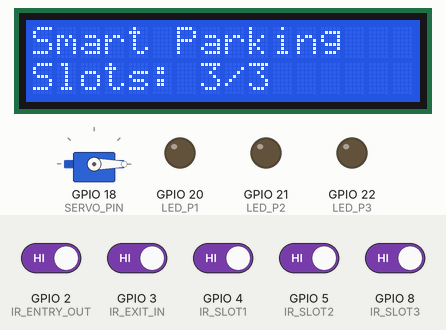
Recording of a sketch running on a simulated ESP32. Parts: servo, 16×2 character LCD, output pins drawn as LEDs (lit = HIGH). The inputs (shaded band) are chosen by the test bench; at power-on: GPIO 2 (IR_ENTRY_OUT), GPIO 3 (IR_EXIT_IN), GPIO 4 (IR_SLOT1), GPIO 5 (IR_SLOT2), GPIO 8 (IR_SLOT3) HIGH. WiFi joins after 1.5 s; servers stay silent unless stated; the local clock reads 2024-03-15 10:24:30 at power-on unless the sketch sets it; the Firebase database answers and starts empty; what the sketch prints to the serial monitor is not drawn.

Above: at 3.2 s.
3.3 s: GPIO 4 (IR_SLOT1) driven LOW
At 4.5 s:
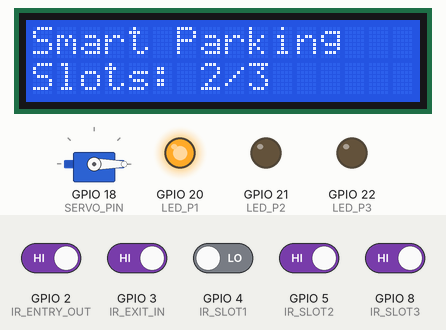
4.8 s: GPIO 5 (IR_SLOT2) driven LOW
At 6.0 s:
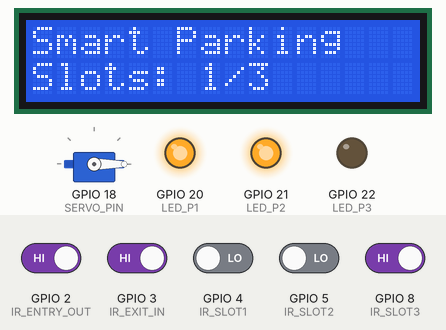
6.3 s: GPIO 8 (IR_SLOT3) driven LOW
At 6.7 s:
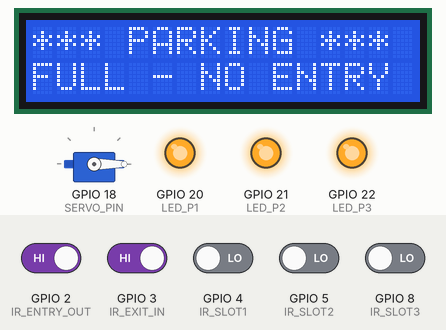
7.8 s: GPIO 3 (IR_EXIT_IN) driven LOW
At 8.5 s:
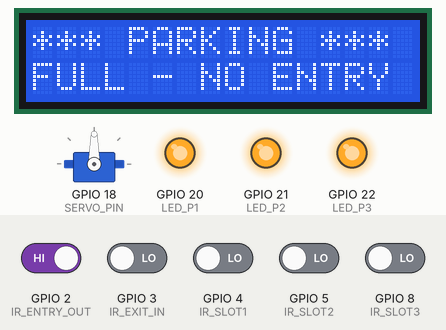
11.8 s: GPIO 4 (IR_SLOT1) driven HIGH
At 15.2 s:
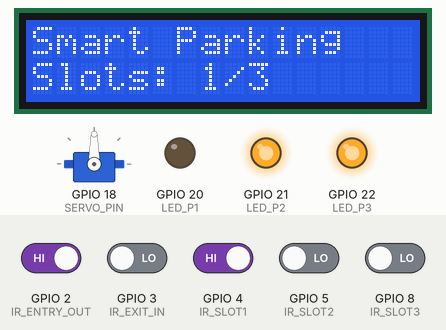
15.5 s: GPIO 5 (IR_SLOT2) driven HIGH
At 18.2 s:
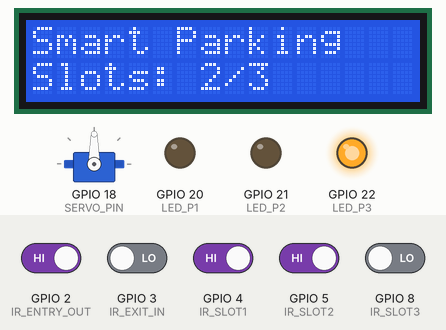
Timing chart, 0 to 24.6 s (numbered marks = the images above; inputs shaded):
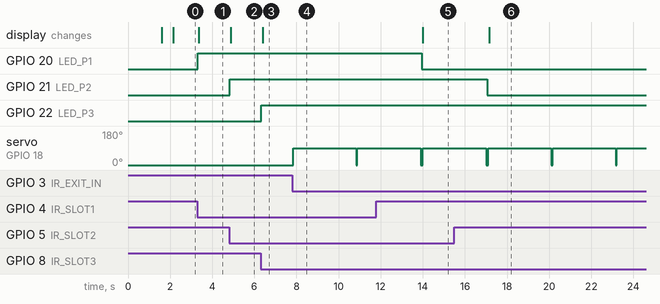

The sketch:

smart_parking.ino
```cpp
#include <Arduino.h>
#include <WiFi.h>
#include <Firebase_ESP_Client.h>
#include <Wire.h>
#include <LiquidCrystal_I2C.h>
#include <ESP32Servo.h>
#include "time.h"

// =======================================================
// 1️⃣ Network and Firebase settings
// =======================================================
#define WIFI_SSID "YOUR_WIFI_NAME"
#define WIFI_PASSWORD "YOUR_WIFI_PASSWORD"
#define FIREBASE_HOST "YOUR_FIREBASE_DATABASE_URL"
#define FIREBASE_AUTH "YOUR_FIREBASE_AUTH_TOKEN"

// time
const char* ntpServer = "pool.ntp.org";
const long  gmtOffset_sec = 10800;
const int   daylightOffset_sec = 0;

// =======================================================
// 2️⃣ Definition of legs
// =======================================================
#define IR_ENTRY_OUT 2
#define IR_EXIT_IN   3
#define IR_SLOT1     4
#define IR_SLOT2     5
#define IR_SLOT3     8
#define SERVO_PIN    18

// LED parking legs
#define LED_P1 20
#define LED_P2 21
#define LED_P3 22

// =======================================================
// 3️⃣ Variables shared between the two kernels
// =======================================================
volatile bool s1_val = false;
volatile bool s2_val = false;
volatile bool s3_val = false;

volatile bool maint_s1 = false;
volatile bool maint_s2 = false;
volatile bool maint_s3 = false;

volatile bool gate_cmd_received = false;

// =======================================================
// 4️⃣ System objects
// =======================================================
FirebaseData fbdo;
FirebaseAuth auth;
FirebaseConfig config;

LiquidCrystal_I2C lcd(0x27, 16, 2);
Servo barrierServo;

const int totalSlots = 3;

TaskHandle_t NetworkTask;

// =======================================================
// Helpful functions
// =======================================================
void performGateAction();
void updateLCD(int count);
void NetworkLoop(void * pvParameters);
void logEvent(int slot, String action);

// =======================================================
// 5️⃣ preparation
// =======================================================
void setup() {
  Serial.begin(115200);

  pinMode(IR_ENTRY_OUT, INPUT);
  pinMode(IR_EXIT_IN,   INPUT);
  pinMode(IR_SLOT1,     INPUT);
  pinMode(IR_SLOT2,     INPUT);
  pinMode(IR_SLOT3,     INPUT);

  pinMode(LED_P1, OUTPUT);
  pinMode(LED_P2, OUTPUT);
  pinMode(LED_P3, OUTPUT);
  digitalWrite(LED_P1, LOW);
  digitalWrite(LED_P2, LOW);
  digitalWrite(LED_P3, LOW);

  barrierServo.attach(SERVO_PIN);
  barrierServo.write(0);

  Wire.begin(6, 7);
  lcd.init();
  lcd.backlight();
  lcd.setCursor(0, 0);
  lcd.print("System Starting");

  WiFi.begin(WIFI_SSID, WIFI_PASSWORD);
  while (WiFi.status() != WL_CONNECTED) {
    delay(300); Serial.print(".");
  }
  lcd.clear(); lcd.print("WiFi Connected");

  configTime(gmtOffset_sec, daylightOffset_sec, ntpServer);

  config.database_url = FIREBASE_HOST;
  config.signer.tokens.legacy_token = FIREBASE_AUTH;

  Firebase.reconnectWiFi(true);
  fbdo.setResponseSize(2048);
  Firebase.begin(&config, &auth);

  xTaskCreatePinnedToCore(NetworkLoop, "NetTask", 10000, NULL, 1, &NetworkTask, 0);

  delay(500);
  lcd.clear();
}

// =======================================================
// 🏎️ 6️⃣ loop — Sensors + Gate + Screen + LEDs
// =======================================================
void loop() {
  bool t1 = !digitalRead(IR_SLOT1);
  bool t2 = !digitalRead(IR_SLOT2);
  bool t3 = !digitalRead(IR_SLOT3);

  s1_val = t1;
  s2_val = t2;
  s3_val = t3;

  bool busy1 = (t1 || maint_s1);
  bool busy2 = (t2 || maint_s2);
  bool busy3 = (t3 || maint_s3);

  digitalWrite(LED_P1, busy1 ? HIGH : LOW);
  digitalWrite(LED_P2, busy2 ? HIGH : LOW);
  digitalWrite(LED_P3, busy3 ? HIGH : LOW);

  int occupied = 0;
  if (busy1) occupied++;
  if (busy2) occupied++;
  if (busy3) occupied++;

  int available = totalSlots - occupied;
  if (available < 0) available = 0;

  updateLCD(available);

  if ((digitalRead(IR_ENTRY_OUT) == LOW && available > 0) ||
      (digitalRead(IR_EXIT_IN) == LOW) ||
      gate_cmd_received)
  {
    performGateAction();
    gate_cmd_received = false;
  }

  delay(50);
}

// =======================================================
// 🐢 7️⃣ NetworkLoop — Firebase + Maintenance + Logs
// =======================================================
void NetworkLoop(void * pvParameters) {
  unsigned long lastUpload = 0;

  bool prev_s1 = false;
  bool prev_s2 = false;
  bool prev_s3 = false;

  for (;;) {
    if (Firebase.ready()) {

      if (Firebase.RTDB.getString(&fbdo, "/parking/gate_cmd")) {
        String cmd = fbdo.to<String>();
        if (cmd == "OPEN") {
          gate_cmd_received = true;
          Firebase.RTDB.setString(&fbdo, "/parking/gate_cmd", "NONE");
        }
      }

      if (millis() - lastUpload > 2000) {
        lastUpload = millis();

        bool m1, m2, m3;
        if (Firebase.RTDB.getBool(&fbdo, "/parking/maintenance/slot1", &m1)) maint_s1 = m1;
        if (Firebase.RTDB.getBool(&fbdo, "/parking/maintenance/slot2", &m2)) maint_s2 = m2;
        if (Firebase.RTDB.getBool(&fbdo, "/parking/maintenance/slot3", &m3)) maint_s3 = m3;

        Firebase.RTDB.setBool(&fbdo, "/parking/slots/slot1", s1_val);
        Firebase.RTDB.setBool(&fbdo, "/parking/slots/slot2", s2_val);
        Firebase.RTDB.setBool(&fbdo, "/parking/slots/slot3", s3_val);

        time_t now; time(&now);
        Firebase.RTDB.setInt(&fbdo, "/parking/last_heartbeat", (int)now);

        int occ = 0;
        if (s1_val || maint_s1) occ++;
        if (s2_val || maint_s2) occ++;
        if (s3_val || maint_s3) occ++;
        Firebase.RTDB.setInt(&fbdo, "/parking/available", (totalSlots - occ));
      }

      if (s1_val != prev_s1) {
        logEvent(1, s1_val ? "Enter" : "Exit");
        prev_s1 = s1_val;
      }
      if (s2_val != prev_s2) {
        logEvent(2, s2_val ? "Enter" : "Exit");
        prev_s2 = s2_val;
      }
      if (s3_val != prev_s3) {
        logEvent(3, s3_val ? "Enter" : "Exit");
        prev_s3 = s3_val;
      }
    }

    vTaskDelay(10 / portTICK_PERIOD_MS);
  }
}

// =======================================================
// 8️⃣ Program Functions
// =======================================================
void performGateAction() {
  barrierServo.write(90);
  delay(3000);
  barrierServo.write(0);
}

// ✅ Edit here only: If available = 0 → Parking Full
void updateLCD(int count) {
  static int lastCount = -1;
  static bool lastFull = false;

  bool isFull = (count == 0);

 // If neither the number nor the FULL status changes → the screen won't speak
  if (count == lastCount && isFull == lastFull) return;

  lcd.setCursor(0, 0);
  lcd.print("                ");  // Delete line 1
  lcd.setCursor(0, 1);
  lcd.print("                ");  // Delete line 2


  if (isFull) {
    lcd.setCursor(0, 0);
    lcd.print("*** PARKING ***");
    lcd.setCursor(0, 1);
    lcd.print("FULL - NO ENTRY");
  } else {
    lcd.setCursor(0, 0);
    lcd.print("Smart Parking   ");
    lcd.setCursor(0, 1);
    lcd.print("Slots: ");
    lcd.print(count);
    lcd.print("/");
    lcd.print(totalSlots);
    lcd.print("   ");
  }

  lastCount = count;
  lastFull = isFull;
}

void logEvent(int slot, String action) {
  struct tm timeinfo;
  if (!getLocalTime(&timeinfo)) {
    Serial.println("Failed to obtain time");
    return;
  }

  char dateStr[15];
  strftime(dateStr, 15, "%Y-%m-%d", &timeinfo);

  char timeStr[10];
  strftime(timeStr, 10, "%H:%M:%S", &timeinfo);

  String path = "/logs/";
  path += dateStr;

  FirebaseJson json;
  json.set("slot", slot);
  json.set("action", action);
  json.set("time", timeStr);

  Serial.print("LOG: Slot "); Serial.print(slot);
  Serial.print(" -> "); Serial.println(action);

  Firebase.RTDB.pushJSON(&fbdo, path, &json);
}
```

Measured:
- after the input at 3.3 s, GPIO 20 (LED_P1): LOW → HIGH at once; the display: changes after 0.07 s (image 1)
- after the input at 4.8 s, GPIO 21 (LED_P2): LOW → HIGH at once; the display: changes after 0.08 s (image 2)
- after the input at 6.3 s, GPIO 22 (LED_P3): LOW → HIGH at once; the display: changes after 0.09 s (image 3)
- after the input at 7.8 s, servo on GPIO 18 (SERVO_PIN): 0° → 90° at once
- after the input at 11.8 s, GPIO 20 (LED_P1): HIGH → LOW after 2.1 s; the display: changes after 2.2 s (image 5)
- after the input at 15.5 s, GPIO 21 (LED_P2): HIGH → LOW after 1.6 s; the display: changes after 1.6 s (image 6)
